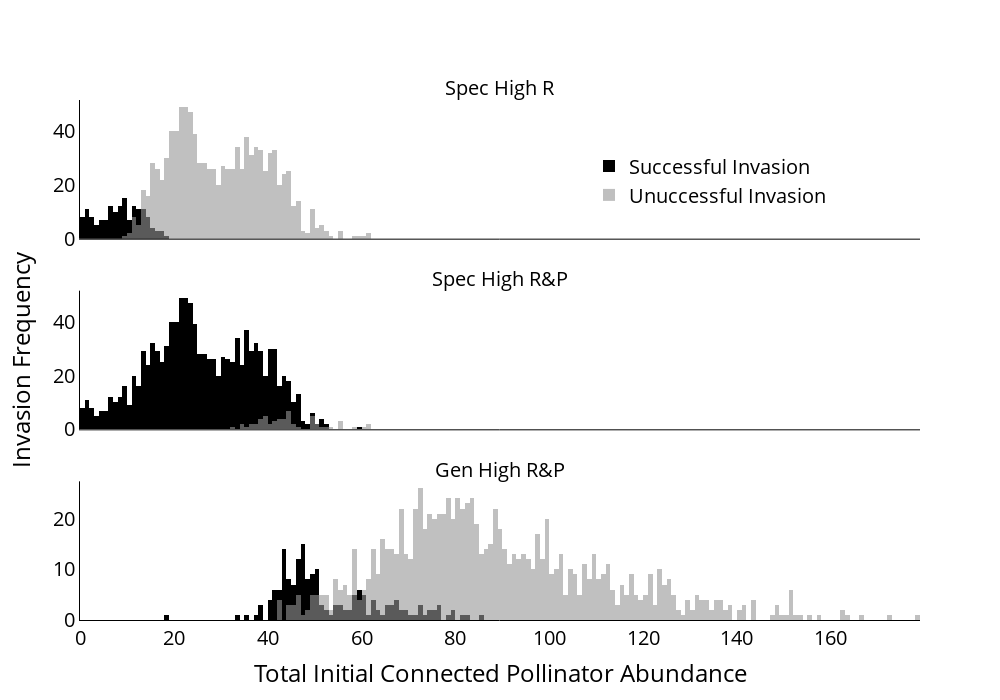

Notebook source saved alongside this figure:
### Code cell
# histrograms of total initial pollinator abundance

#for invader type 3
sum_init_A_inv3 = network_data_m3_l1_i3[network_data_m3_l1_i3.InvP_inv == 1]
sum_init_A_no_inv3 = network_data_m3_l1_i3[network_data_m3_l1_i3.InvP_inv == 0]
sum_init_A_inv3 = list(sum_init_A_inv3['init_A'])
sum_init_A_no_inv3 = list(sum_init_A_no_inv3['init_A'])

#for invader type 4
sum_init_A_inv4 = network_data_m3_l1_i4[network_data_m3_l1_i4.InvP_inv == 1]
sum_init_A_no_inv4 = network_data_m3_l1_i4[network_data_m3_l1_i4.InvP_inv == 0]
sum_init_A_inv4 = list(sum_init_A_inv4['init_A'])
sum_init_A_no_inv4 = list(sum_init_A_no_inv4['init_A'])

#for invader type 8
sum_init_A_inv8 = network_data_m3_l1_i8[network_data_m3_l1_i8.InvP_inv == 1]
sum_init_A_no_inv8 = network_data_m3_l1_i8[network_data_m3_l1_i8.InvP_inv == 0]
sum_init_A_inv8 = list(sum_init_A_inv8['init_A'])
sum_init_A_no_inv8 = list(sum_init_A_no_inv8['init_A'])

fig = make_subplots(rows=3, cols=1, shared_xaxes=True, shared_yaxes = True)                                                   

# add all histograms
fig.add_trace(go.Histogram(x = sum_init_A_inv3, nbinsx = 30, marker_color = 'black', name = "Successful Invasion", xaxis = 'x5'), row = 1, col = 1)
fig.add_trace(go.Histogram(x = sum_init_A_no_inv3, nbinsx = 100, marker_color = 'rgb(150, 150, 150)', name = "Unuccessful Invasion", opacity=0.60, xaxis = 'x5'), row = 1, col = 1)
fig.add_trace(go.Histogram(x = sum_init_A_inv4, nbinsx = 100, marker_color = 'black', showlegend = False, xaxis = 'x5'), row = 2, col = 1)
fig.add_trace(go.Histogram(x = sum_init_A_no_inv4, nbinsx = 50, marker_color = 'rgb(150, 150, 150)', showlegend = False, opacity=0.60, xaxis = 'x5'), row = 2, col = 1)
fig.add_trace(go.Histogram(x = sum_init_A_inv8, nbinsx = 70, marker_color = 'black', showlegend = False, xaxis = 'x5'), row = 3, col = 1)
fig.add_trace(go.Histogram(x = sum_init_A_no_inv8, nbinsx = 150, marker_color = 'rgb(150, 150, 150)', showlegend = False, opacity=0.60), row = 3, col = 1)

# update axis data
fig.update_xaxes(showline=True, linecolor='black')
fig.update_yaxes(showline=True, linecolor='black')
fig.update_layout(barmode='overlay', plot_bgcolor = 'rgba(0,0,0,0)', 
                  font = dict(size = 20, color = 'black'),
                  width = 1000,
                  height = 700,
                  yaxis2 = dict(title = "Invasion Frequency"),
                  xaxis3 = dict(title = "Total Initial Connected Pollinator Abundance"),
                  legend=dict(
                     yanchor = 'bottom',
                     y=0.78,
                     xanchor = 'center',
                     x=0.75))

fig.add_annotation(xref="x domain",yref="y domain",x=0.5, y=1.2, showarrow=False,
                   text="Spec High R", row=1, col=1)
fig.add_annotation(xref="x domain",yref="y domain",x=0.5, y=1.2, showarrow=False,
                   text="Spec High R&P", row=2, col=1)
fig.add_annotation(xref="x domain",yref="y domain",x=0.5, y=1.2, showarrow=False,
                   text="Gen High R&P", row=3, col=1)


fig.show()
fig.write_image('fig1bcd.png', width = 800, height = 650, scale = 10)

### Figure 1 — Plotly figure (JSON) as saved in the notebook; plotly's stock layout.template omitted (floating-point values rounded to 4 significant figures; data arrays with more than 128 entries replaced by an {"elided": "..."} marker saying what was removed)
{"data": [{"marker": {"color": "black"}, "name": "Successful Invasion", "nbinsx": 30, "type": "histogram", "x": {"elided": "155 float values"}, "xaxis": "x", "yaxis": "y"}, {"marker": {"color": "rgb(150, 150, 150)"}, "name": "Unuccessful Invasion", "nbinsx": 100, "opacity": 0.6, "type": "histogram", "x": {"elided": "1045 float values"}, "xaxis": "x", "yaxis": "y"}, {"marker": {"color": "black"}, "nbinsx": 100, "showlegend": false, "type": "histogram", "x": {"elided": "1143 float values"}, "xaxis": "x2", "yaxis": "y2"}, {"marker": {"color": "rgb(150, 150, 150)"}, "nbinsx": 50, "opacity": 0.6, "showlegend": false, "type": "histogram", "x": [36.01, 61.09, 44.41, 46.22, 39.26, 49.61, 50.93, 50.33, 61.59, 42.48, 39.45, 55.23, 40.8, 49.08, 38.04, 43.54, 55.29, 49.42, 44.35, 40.99, 42.51, 42.73, 43.47, 44.06, 55.56, 44.66, 41.63, 58.79, 44.07, 43.98, 45.11, 49.42, 37.31, 39.55, 52.17, 60.5, 51.59, 38.55, 49.08, 53.45, 38.43, 43.64, 41.53, 32.82, 39.3, 35.74, 36.71, 44.85, 42.6, 34.51, 39.15, 45.51, 38.81, 34.3, 41.02, 44.24, 37.92], "xaxis": "x2", "yaxis": "y2"}, {"marker": {"color": "black"}, "nbinsx": 70, "showlegend": false, "type": "histogram", "x": {"elided": "179 float values"}, "xaxis": "x3", "yaxis": "y3"}, {"marker": {"color": "rgb(150, 150, 150)"}, "nbinsx": 150, "opacity": 0.6, "showlegend": false, "type": "histogram", "x": {"elided": "1021 float values"}, "xaxis": "x3", "yaxis": "y3"}], "layout": {"annotations": [{"showarrow": false, "text": "Spec High R", "x": 0.5, "xref": "x domain", "y": 1.2, "yref": "y domain"}, {"showarrow": false, "text": "Spec High R&P", "x": 0.5, "xref": "x2 domain", "y": 1.2, "yref": "y2 domain"}, {"showarrow": false, "text": "Gen High R&P", "x": 0.5, "xref": "x3 domain", "y": 1.2, "yref": "y3 domain"}], "barmode": "overlay", "font": {"color": "black", "size": 20}, "height": 700, "legend": {"x": 0.75, "xanchor": "center", "y": 0.78, "yanchor": "bottom"}, "plot_bgcolor": "rgba(0,0,0,0)", "width": 1000, "xaxis": {"anchor": "y", "domain": [0, 1], "linecolor": "black", "matches": "x3", "showline": true, "showticklabels": false}, "xaxis2": {"anchor": "y2", "domain": [0, 1], "linecolor": "black", "matches": "x3", "showline": true, "showticklabels": false}, "xaxis3": {"anchor": "y3", "domain": [0, 1], "linecolor": "black", "showline": true, "title": {"text": "Total Initial Connected Pollinator Abundance"}}, "yaxis": {"anchor": "x", "domain": [0.7333, 1], "linecolor": "black", "showline": true}, "yaxis2": {"anchor": "x2", "domain": [0.3667, 0.6333], "linecolor": "black", "showline": true, "title": {"text": "Invasion Frequency"}}, "yaxis3": {"anchor": "x3", "domain": [0, 0.2667], "linecolor": "black", "showline": true}}}
